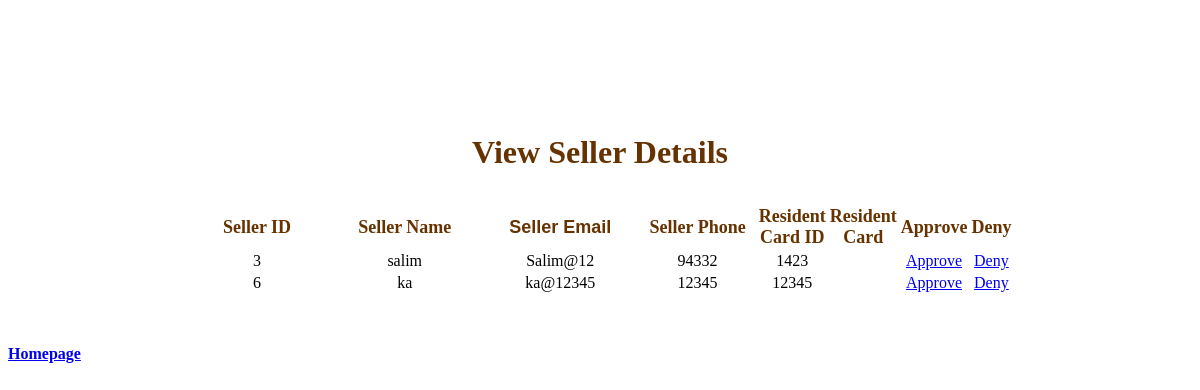
Page /pages/administrator/ViewSellerByAdmin.php on the earlier database version.
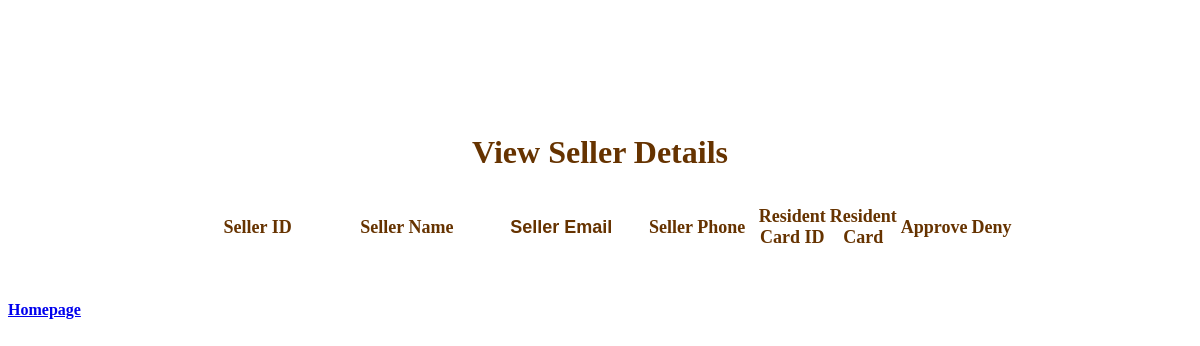
Same page on the later database version.
### tables this page shows
CREATE TABLE IF NOT EXISTS `sellers` (
  `seller_id` int NOT NULL AUTO_INCREMENT COMMENT 'Unique identifier for each\r\nseller.',
  `seller_name` varchar(60) NOT NULL COMMENT 'Name chosen by the seller.',
  `seller_email` varchar(50) NOT NULL COMMENT 'Email address of the seller.',
  `seller_phone` varchar(8) NOT NULL COMMENT 'Phone number of the seller.',
  `seller_password` varchar(30) NOT NULL COMMENT 'Password for the seller to authenticate into the system.',
  `seller_security_question` varchar(150) NOT NULL COMMENT 'Security question as an additional authentication factor.',
  `seller_security_answer` varchar(200) NOT NULL COMMENT 'Security answer as authentication factor for the security question.',
  `seller_resident_id_number` varchar(100) NOT NULL COMMENT 'seller resident id number for identity and security purposes.',
  `seller_resident_card_image` varchar(50) NOT NULL COMMENT 'seller resident card image file location on the server.',
  `seller_status` tinyint(1) NOT NULL COMMENT 'Seller status whether approved by an administrator or not.',
  `administrator_id` int DEFAULT NULL,
  PRIMARY KEY (`seller_id`)
);

### pages/administrator/ViewSellerByAdmin.php (the view, shortened to what this page needs)
<!DOCTYPE html>
<html>
<head>
</head>
<body>
<p>&nbsp;</p>
<p>&nbsp;</p>
<p>&nbsp;</p>
<p class="auto-style1"><strong>View Seller Details</strong></p>
<table align="center" style="width: 70%; height: 23px">
	<tr>
		<td class="auto-style2" style="width: 169px">
		<strong>Seller ID</strong></td>
		<td class="auto-style2" style="width: 187px">
		<strong>Seller Name</strong></td>
		<td class="auto-style5" style="width: 181px"><strong>Seller Email</strong></td>
		<td class="auto-style2" style="width: 137px"><strong>Seller Phone</strong></td>
		<td class="auto-style2"><strong>Resident Card ID</strong></td>
		<td class="auto-style2"><strong>Resident Card</strong></td>
		<td class="auto-style2"><strong>Approve</strong></td>
		<td class="auto-style2"><strong>Deny</strong></td>
	</tr>
	<?php
$pdo = require('../../mysql_db_connection.php');
$query = $pdo->prepare("SELECT * FROM Sellers WHERE seller_status=0;");
$query->execute();
$rows=$query->fetchAll(PDO::FETCH_ASSOC);
foreach($rows as $row)
	{
		echo "<tr>";
			echo "<td><center>{$row['seller_id']}</center></td>";
			echo "<td><center>{$row['seller_name']}</center></td>";
			echo "<td><center>{$row['seller_email']}</center></td>";
			echo "<td><center>{$row['seller_phone']}</center></td>";
			echo "<td><center>{$row['seller_resident_id_number']}</center></td>";
			echo "<td><center><img=src'{$row['seller_resident_card_image']}'></center></td>";
			echo "<td><center><a href='../../hanlde/handleApproveSeller.php?sid={$row['seller_id']}'onclick=\"return confirm('Do you want to approve the seller?');\">Approve</a><center></td>";
			echo "<td><center><a href='../../hanlde/handleDenySeller.php.php?sid={$row['seller_id']}'onclick=\"return confirm('Do you want to deny the seller?');\">Deny</a><center></td>";
		echo "</tr>";
	}
	?>
</table>
<p>&nbsp;</p>
<p class="auto-style4"><strong><a href="A_Menu.php">Homepage</a></strong></p>
</body>
</html>

### pages/administrator/ViewSellerByAdmin.php (style rules this page uses)
.auto-style1 { text-align: center; font-family: Calibri; font-size: xx-large; color: #663300; }
.auto-style2 { font-family: Calibri; text-align: center; color: #663300; font-size: large; }
.auto-style4 { font-family: Calibri; }
.auto-style5 { font-family: Calibri, sans-serif; text-align: center; color: #663300; font-size: large; }

Differences in the rows shown:
removed sellers: seller_id "3", seller_name "salim", seller_email "Salim@12", seller_phone "94332", seller_resident_id_number "1423"
removed sellers: seller_id "6", seller_name "ka", seller_email "ka@12345", seller_phone "12345", seller_resident_id_number "12345"
